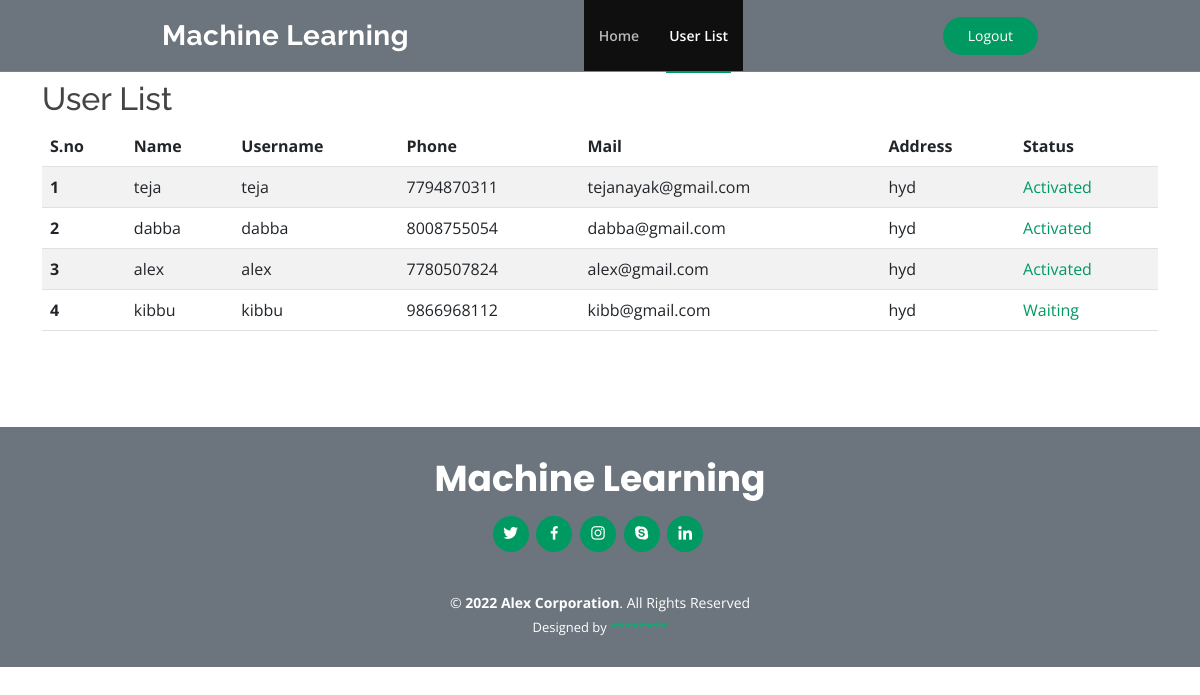
Screenshot of /user_list/ with the database file from the repository.
### users/models.py (models this page shows, shortened)
class UserRegistrationModel(models.Model):
    name = models.CharField(max_length=100)
    loginid = models.CharField(unique=True, max_length=100)
    password = models.CharField(max_length=100)
    mobile = models.CharField(unique=True, max_length=100)
    email = models.CharField(unique=True, max_length=100)
    locality = models.CharField(max_length=100)
    address = models.CharField(max_length=1000)
    city = models.CharField(max_length=100)
    state = models.CharField(max_length=100)
    status = models.CharField(max_length=100)
    class Meta:
        db_table = 'UserRegistrations'

### admins/views.py (the view)
# urls.py: path('user_list/', admins_views.ViewRegisteredUsers, name='user_list'),
def ViewRegisteredUsers(request):
    data = UserRegistrationModel.objects.all()
    return render(request, 'admin/RegisteredUsers.html', {'data': data})

### templates/admin/RegisteredUsers.html (shortened to what this page needs)
{% extends 'admin/admin_base.html' %}
{% block user_list %} active {% endblock %}
{% block container %}
<section id="contact" class="contact">
    <div class="container">
        <h2>User List</h2>
        <table class="table table-striped">
            <thead>
                <tr>
                    <th scope="col">S.no</th>
                    <th scope="col">Name</th>
                    <th scope="col">Username</th>
                    <th scope="col">Phone</th>
                    <th scope="col">Mail</th>
                    <th scope="col">Address</th>
                    <th scope="col">Status</th>
                </tr>
            </thead>
            <tbody>
                {% for user in data %}
                <tr>
                    <th scope="row">{{ forloop.counter }}</th>
                    <td>{{ user.name }}</td>
                    <td>{{ user.loginid }}</td>
                    <td>{{ user.mobile }}</td>
                    <td>{{ user.email }}</td>
                    <td>{{ user.address }}</td>
                    <td>
                        <a href="/user_activate/?uid={{ user.id }}">{{ user.status|title }}</a>
                    </td>
                </tr>
                {% endfor %}
            </tbody>
        </table>
    </div>
</section>
{% endblock %}

### templates/admin/admin_base.html (shortened to what this page needs)
<!DOCTYPE html>
<html lang="en">
{% load static %}
<head>
    <link href="{% static 'assets/vendor/bootstrap/css/bootstrap.min.css' %}" rel="stylesheet">
    <link href="{% static 'assets/vendor/bootstrap-icons/bootstrap-icons.css' %}" rel="stylesheet">
    <link href="{% static 'assets/vendor/boxicons/css/boxicons.min.css' %}" rel="stylesheet">
    <link href="{% static 'assets/vendor/glightbox/css/glightbox.min.css' %}" rel="stylesheet">
    <link href="{% static 'assets/vendor/remixicon/remixicon.css' %}" rel="stylesheet">
    <link href="{% static 'assets/vendor/swiper/swiper-bundle.min.css' %}" rel="stylesheet">
    <link href="{% static 'assets/css/style.css' %}" rel="stylesheet">
</head>
<body>
    <header id="header" class="fixed-top  bg-secondary">
        <div class="container-fluid">
            <div class="row justify-content-center">
                <div class="col-xl-9 d-flex align-items-center justify-content-lg-between">
                    <h1 class="logo me-auto me-lg-0"><a href="{% url 'admin_home' %}">Machine Learning</a></h1>
                    <nav id="navbar" class="navbar order-last order-lg-0">
                        <ul>
                            <li><a class="nav-link" href="{% url 'admin_home' %}">Home</a></li>
                            <li><a class="nav-link {% block user_list %} {% endblock %}"
                                    href=" {% url 'user_list' %}">User List</a></li>
                    </nav>
                    <a href="{% url 'logout' %}" class="get-started-btn scrollto">Logout</a>
                </div>
            </div>
        </div>
    </header>
    <main id="main">
        {% block container %} {% endblock %}
    </main>
    <footer id="footer" style="background-color: #6c757d;">
        <div class="container">
            <h3>Machine Learning</h3>
            <div class="social-links">
                <a href="#" class="twitter"><i class="bx bxl-twitter"></i></a>
                <a href="#" class="facebook"><i class="bx bxl-facebook"></i></a>
                <a href="#" class="instagram"><i class="bx bxl-instagram"></i></a>
                <a href="#" class="google-plus"><i class="bx bxl-skype"></i></a>
                <a href="#" class="linkedin"><i class="bx bxl-linkedin"></i></a>
            </div>
            <div class="copyright">
                &copy; <strong><span>2022 Alex Corporation</span></strong>. All Rights Reserved
            </div>
            <div class="credits">
                Designed by <a href="https://bootstrapmade.com/">********</a>
            </div>
        </div>
    </footer>
</body>
</html>

### static/assets/css/style.css (style rules this page uses)
#navbar { background-color: #0f0f0f; }
body { font-family: "Open Sans", sans-serif; color: #444444; }
a { color: #009961; text-decoration: none; }
h1, h2, h3, h4, h5, h6 { font-family: "Raleway", sans-serif; }
#header { transition: all 0.5s; z-index: 997; border-bottom: 1px solid rgba(255, 255, 255, 0.1); }
#header .logo { font-size: 28px; margin: 0; padding: 0; line-height: 1; font-weight: 700; letter-spacing: 0.5px; }
#header .logo a { color: #fff; }
.get-started-btn { margin-left: 25px; background: #009961; color: #fff; border-radius: 50px; padding: 8px 25px 9px 25px; white-space: nowrap; transition: 0.3s; font-size: 14px; display: inline-block; }
.navbar { padding: 0; }
.navbar ul { margin: 0; padding: 0; display: flex; list-style: none; align-items: center; }
.navbar li { position: relative; }
.navbar>ul>li { position: relative; white-space: nowrap; margin: 0 12px; }
.navbar a, .navbar a:focus { display: flex; align-items: center; justify-content: space-between; padding: 25px 3px; font-size: 14px; font-weight: 600; color: rgba(255, 255, 255, 0.7); white-space: nowrap; transition: 0.3s; position: relative; }
.navbar>ul>li>a:before { content: ""; position: absolute; width: 100%; height: 2px; bottom: -2px; left: 0; background-color: #009961; visibility: hidden; width: 0px; transition: all 0.3s ease-in-out 0s; }
.navbar a:hover:before, .navbar li:hover>a:before, .navbar .active:before { visibility: visible; width: 100%; }
.navbar a:hover, .navbar .active, .navbar .active:focus, .navbar li:hover>a { color: #fff; }
section { padding: 80px 0; overflow: hidden; }
#footer { background: #0f0f0f; color: #fff; font-size: 14px; text-align: center; padding: 30px 0; }
#footer h3 { font-size: 36px; font-weight: 700; color: #fff; position: relative; font-family: "Poppins", sans-serif; padding: 0; margin: 0 0 15px 0; }
#footer .social-links { margin: 0 0 40px 0; }
#footer .social-links a { font-size: 18px; display: inline-block; background: #009961; color: #fff; line-height: 1; padding: 8px 0; margin-right: 4px; border-radius: 50%; text-align: center; width: 36px; height: 36px; transition: 0.3s; }
#footer .copyright { margin: 0 0 5px 0; }
#footer .credits { font-size: 13px; }
#footer .credits a { color: #00b371; transition: 0.3s; }

### rows the page displays
UserRegistrationModel: name "teja", loginid "teja", mobile "7794870311", email "tejanayak@gmail.com", address "hyd", status "Activated"
UserRegistrationModel: name "dabba", loginid "dabba", mobile "8008755054", email "dabba@gmail.com", address "hyd", status "Activated"
UserRegistrationModel: name "alex", loginid "alex", mobile "7780507824", email "alex@gmail.com", address "hyd", status "Activated"
UserRegistrationModel: name "kibbu", loginid "kibbu", mobile "9866968112", email "kibb@gmail.com", address "hyd", status "Waiting"
